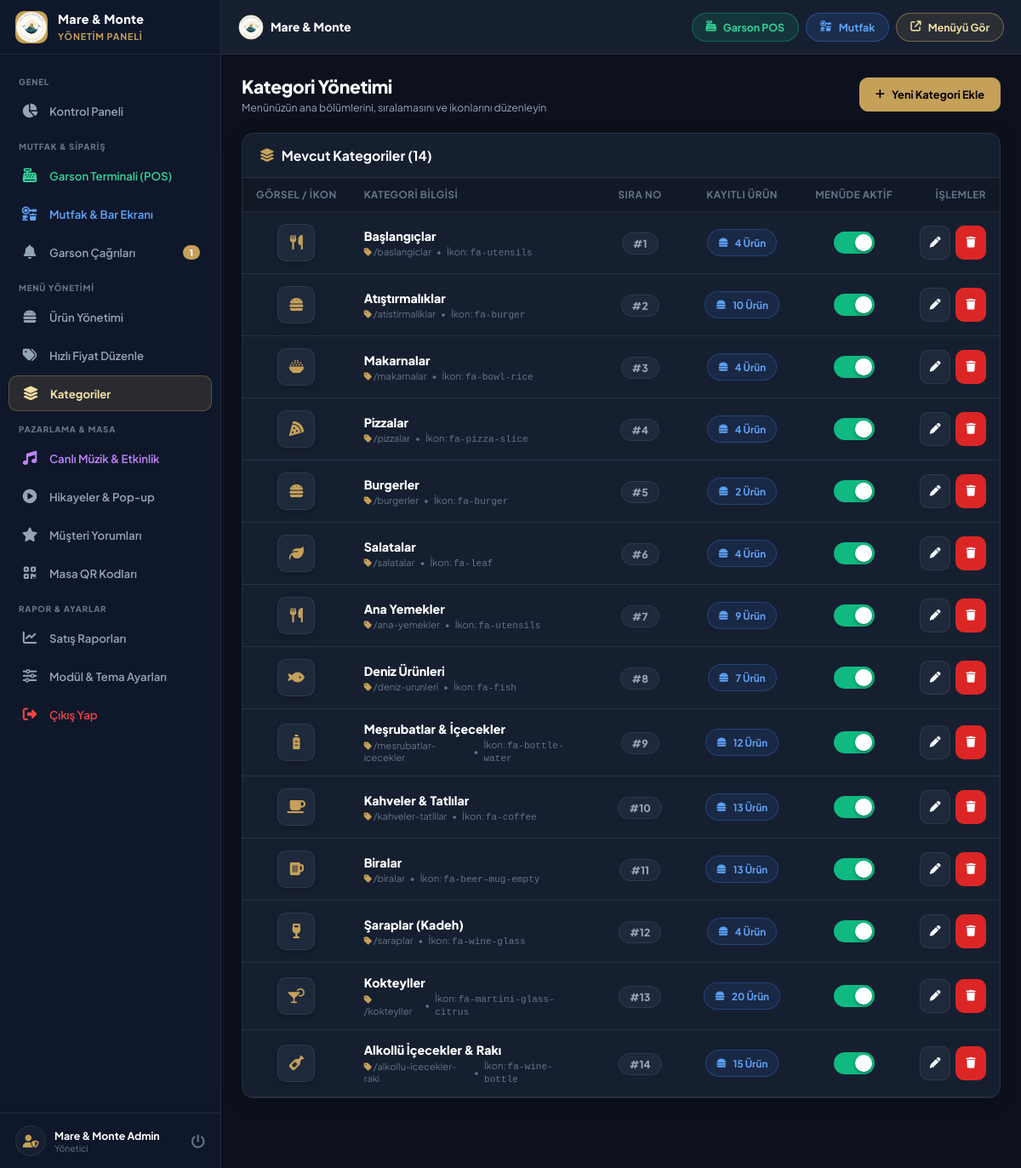
The app's page /admin/categories.php (signed in) with its own data.
### tables this page shows
CREATE TABLE categories (
        id INTEGER PRIMARY KEY AUTOINCREMENT,
        name VARCHAR(150) NOT NULL,
        slug VARCHAR(150),
        icon VARCHAR(100) DEFAULT 'utensils',
        image VARCHAR(255) DEFAULT '',
        name_en VARCHAR(150) DEFAULT '',
        name_ar VARCHAR(150) DEFAULT '',
        name_ru VARCHAR(150) DEFAULT '',
        name_de VARCHAR(150) DEFAULT '',
        sort_order INT DEFAULT 0,
        is_active INT DEFAULT 1,
        created_at DATETIME DEFAULT CURRENT_TIMESTAMP
    );

### admin/categories.php (the view, shortened to what this page needs)
<?php
require_once __DIR__ . '/header.php';
$stmt = $pdo->query("SELECT c.*, COUNT(p.id) as product_count FROM categories c LEFT JOIN products p ON c.id = p.category_id GROUP BY c.id ORDER BY c.sort_order ASC, c.id ASC");
$categories = $stmt->fetchAll();
?>
<div class="page-header">
    <div class="page-title">
        <h1>Kategori Yönetimi</h1>
        <p>Menünüzün ana bölümlerini, sıralamasını ve ikonlarını düzenleyin</p>
    </div>
    <button type="button" class="btn btn-primary" onclick="openCategoryModal()">
        <i class="fas fa-plus"></i> Yeni Kategori Ekle
    </button>
</div>
<div class="card">
    <div class="card-header">
        <h3 class="card-title"><i class="fas fa-layer-group" style="color:var(--primary);"></i> Mevcut Kategoriler (<?php echo count($categories); ?>)</h3>
    </div>
    <div class="card-body" style="padding: 0;">
        <div class="table-responsive desktop-table-view">
            <table class="admin-table">
                <thead>
                    <tr>
                        <th style="width: 70px; text-align: center;">Görsel / İkon</th>
                        <th style="min-width: 180px;">Kategori Bilgisi</th>
                        <th style="width: 100px; text-align: center;">Sıra No</th>
                        <th style="width: 140px; text-align: center;">Kayıtlı Ürün</th>
                        <th style="width: 120px; text-align: center;">Menüde Aktif</th>
                        <th style="width: 110px; text-align: right;">İşlemler</th>
                    </tr>
                </thead>
                <tbody>
                    <?php if (empty($categories)): ?>
                        <tr>
                            <td colspan="6" style="text-align: center; padding: 36px; color: var(--text-dim);">
                                Henüz kategori eklenmedi.
                            </td>
                        </tr>
                    <?php else: ?>
                        <?php foreach ($categories as $c): ?>
                            <tr id="row-category-<?php echo $c['id']; ?>">
                                <td style="text-align: center;">
                                    <?php if (!empty($c['image'])): ?>
                                        <div class="table-thumb" style="display:none;">
                                            <i class="fas fa-<?php echo htmlspecialchars($c['icon'] ?: 'utensils'); ?>"></i>
                                        </div>
                                    <?php else: ?>
                                        <div class="table-thumb">
                                            <i class="fas fa-<?php echo htmlspecialchars($c['icon'] ?: 'utensils'); ?>"></i>
                                        </div>
                                    <?php endif; ?>
                                </td>
                                <td>
                                    <div style="font-weight: 800; color: #fff; font-size: 0.95rem;">
                                        <?php echo htmlspecialchars($c['name']); ?>
                                    </div>
                                    <div style="font-size: 0.74rem; color: var(--text-dim); display: flex; align-items: center; gap: 6px; margin-top: 2px;">
                                        <span><i class="fas fa-tag" style="color:var(--primary); font-size:0.7rem;"></i> /<?php echo htmlspecialchars($c['slug']); ?></span>
                                        <span>•</span>
                                        <span>İkon: <code>fa-<?php echo htmlspecialchars($c['icon'] ?: 'utensils'); ?></code></span>
                                    </div>
                                </td>
                                <td style="text-align: center;">
                                    <span style="font-weight: 800; font-size: 0.82rem; color: var(--text-muted); background: var(--bg-input); padding: 4px 12px; border-radius: var(--radius-full); border: 1px solid var(--border);">
                                        #<?php echo (int)$c['sort_order']; ?>
                                    </span>
                                </td>
                                <td style="text-align: center;">
                                    <a href="products.php?category=<?php echo $c['id']; ?>" class="btn btn-secondary btn-sm" style="font-weight: 700; color: #60a5fa; border-color: rgba(59,130,246,0.3); background: rgba(59,130,246,0.1); border-radius: var(--radius-full); padding: 4px 12px; text-decoration: none;" title="Bu kategorideki ürünleri filtrele">
                                        <i class="fas fa-burger"></i> <?php echo (int)$c['product_count']; ?> Ürün
                                    </a>
                                </td>
                                <td style="text-align: center;">
                                    <label class="switch" title="Menüde Aktif / Pasif">
                                        <span class="slider"></span>
                                    </label>
                                </td>
                                <td style="text-align: right;">
                                    <div style="display: inline-flex; gap: 6px;">
                                        <button type="button" class="btn btn-secondary btn-icon" title="Düzenle" onclick='editCategory(<?php echo json_encode($c); ?>)'>
                                            <i class="fas fa-pen"></i>
                                        </button>
                                        <button type="button" class="btn btn-danger btn-icon btn-delete-item" title="Sil" data-type="category" data-id="<?php echo $c['id']; ?>" data-name="<?php echo htmlspecialchars($c['name']); ?>">
                                            <i class="fas fa-trash"></i>
                                        </button>
                                    </div>
                                </td>
                            </tr>
                        <?php endforeach; ?>
                    <?php endif; ?>
                </tbody>
            </table>
        </div>
    </div>
</div>
<?php require_once __DIR__ . '/footer.php'; ?>

### admin/header.php (shortened to what this page needs)
<?php
require_once __DIR__ . '/../database.php';
$currentPage = basename($_SERVER['PHP_SELF']);
$adminName = $_SESSION['admin_name'] ?? 'Yönetici';
try {
    $stmtCalls = $pdo->query("SELECT COUNT(*) FROM waiter_calls WHERE status = 'pending'");
    $pendingCallsCount = $stmtCalls->fetchColumn();
} catch (Exception $e) {
    $pendingCallsCount = 0;
    $pendingOrdersCount = 0;
}
?>
<!DOCTYPE html>
<html lang="tr">
<head>
    <link rel="stylesheet" href="https://cdnjs.cloudflare.com/ajax/libs/font-awesome/6.4.0/css/all.min.css">
    <link rel="stylesheet" href="../assets/css/admin.css?v=<?php echo time(); ?>">
</head>
<body>
    <aside class="admin-sidebar" id="adminSidebar">
        <div class="sidebar-header">
            <div class="sidebar-logo-icon">
                <img src="../assets/images/maremonte_logo.svg" alt="Mare & Monte">
            </div>
            <div class="sidebar-brand-text">
                <h2>Mare &amp; Monte</h2>
                <span>Yönetim Paneli</span>
            </div>
        </div>
        <nav class="sidebar-nav">
            <div class="nav-section-label">GENEL</div>
            <a href="index.php" class="nav-link <?php echo $currentPage === 'index.php' ? 'active' : ''; ?>">
                <i class="fas fa-chart-pie"></i>
                <span>Kontrol Paneli</span>
            </a>
            <div class="nav-section-label">MUTFAK & SİPARİŞ</div>
            <a href="pos.php" class="nav-link <?php echo $currentPage === 'pos.php' ? 'active' : ''; ?>" style="color: #34d399;">
                <i class="fas fa-cash-register"></i>
                <span>Garson Terminali (POS)</span>
            </a>
            <a href="kitchen.php" class="nav-link <?php echo $currentPage === 'kitchen.php' ? 'active' : ''; ?>" style="color: #60a5fa;">
                <i class="fas fa-kitchen-set"></i>
                <span>Mutfak & Bar Ekranı</span>
            </a>
            <a href="waiter-calls.php" class="nav-link <?php echo $currentPage === 'waiter-calls.php' ? 'active' : ''; ?>">
                <i class="fas fa-bell"></i>
                <span>Garson Çağrıları</span>
                <?php if ($pendingCallsCount > 0): ?>
                    <span class="nav-badge"><?php echo $pendingCallsCount; ?></span>
                <?php endif; ?>
            </a>
            <div class="nav-section-label">MENÜ YÖNETİMİ</div>
            <a href="products.php" class="nav-link <?php echo $currentPage === 'products.php' ? 'active' : ''; ?>">
                <i class="fas fa-burger"></i>
                <span>Ürün Yönetimi</span>
            </a>
            <a href="quick-price.php" class="nav-link <?php echo $currentPage === 'quick-price.php' ? 'active' : ''; ?>">
                <i class="fas fa-tags"></i>
                <span>Hızlı Fiyat Düzenle</span>
            </a>
            <a href="categories.php" class="nav-link <?php echo $currentPage === 'categories.php' ? 'active' : ''; ?>">
                <i class="fas fa-layer-group"></i>
                <span>Kategoriler</span>
            </a>
            <div class="nav-section-label">PAZARLAMA & MASA</div>
            <a href="events.php" class="nav-link <?php echo $currentPage === 'events.php' ? 'active' : ''; ?>" style="color:#c084fc;">
                <i class="fas fa-music"></i>
                <span>Canlı Müzik & Etkinlik</span>
            </a>
            <a href="stories.php" class="nav-link <?php echo $currentPage === 'stories.php' ? 'active' : ''; ?>">
                <i class="fas fa-circle-play"></i>
                <span>Hikayeler & Pop-up</span>
            </a>
            <a href="feedback.php" class="nav-link <?php echo $currentPage === 'feedback.php' ? 'active' : ''; ?>">
                <i class="fas fa-star"></i>
                <span>Müşteri Yorumları</span>
            </a>
            <a href="tables.php" class="nav-link <?php echo $currentPage === 'tables.php' ? 'active' : ''; ?>">
                <i class="fas fa-qrcode"></i>
                <span>Masa QR Kodları</span>
            </a>
            <div class="nav-section-label">RAPOR & AYARLAR</div>
            <a href="reports.php" class="nav-link <?php echo $currentPage === 'reports.php' ? 'active' : ''; ?>">
                <i class="fas fa-chart-line"></i>
                <span>Satış Raporları</span>
            </a>
            <a href="settings.php" class="nav-link <?php echo $currentPage === 'settings.php' ? 'active' : ''; ?>">
                <i class="fas fa-sliders"></i>
                <span>Modül & Tema Ayarları</span>
            </a>
            <a href="logout.php" class="nav-link" style="color: #ef4444;">
                <i class="fas fa-right-from-bracket"></i>
                <span>Çıkış Yap</span>
            </a>
        </nav>
        <div class="sidebar-footer">
            <div class="admin-profile">
                <div class="admin-avatar">
                    <i class="fas fa-user-shield"></i>
                </div>
                <div>
                    <div class="admin-name"><?php echo htmlspecialchars($adminName); ?></div>
                    <div class="admin-role">Yönetici</div>
                </div>
            </div>
            <a href="logout.php" title="Çıkış" style="color: var(--text-dim); text-decoration:none; font-size:1.1rem;">
                <i class="fas fa-power-off"></i>
            </a>
        </div>
    </aside>
    <div class="admin-main">
        <header class="admin-topbar">
            <div style="display:flex; align-items:center; gap:12px;">
                <div class="topbar-brand" style="display:flex; align-items:center; gap:8px;">
                    <img src="../assets/images/maremonte_logo.svg" style="width:30px; height:30px; border-radius:50%;" alt="Logo">
                    <span style="font-size:0.92rem; font-weight:800; color:#fff;">Mare &amp; Monte</span>
                </div>
            </div>
            <div class="topbar-actions" style="display:flex; align-items:center; gap:8px;">
                <a href="pos.php" class="btn-preview" style="background:rgba(16,185,129,0.15); border-color:rgba(16,185,129,0.4); color:#34d399;" title="Garson Terminali">
                    <i class="fas fa-cash-register"></i>
                    <span>Garson POS</span>
                </a>
                <a href="kitchen.php" class="btn-preview" style="background:rgba(59,130,246,0.15); border-color:rgba(59,130,246,0.4); color:#60a5fa;" title="Mutfak & Bar Ekranı">
                    <i class="fas fa-kitchen-set"></i>
                    <span>Mutfak</span>
                </a>
                <a href="../index.php" target="_blank" class="btn-preview" title="Müşteri Görünümü">
                    <i class="fas fa-arrow-up-right-from-square"></i>
                    <span>Menüyü Gör</span>
                </a>
            </div>
        </header>
        <main class="admin-content">

### admin/footer.php (shortened to what this page needs)
        </main>
    </div>
</body>
</html>

### records on screen
categories: name "Başlangıçlar", slug "baslangiclar", icon "utensils", sort_order "1", product_count "4"
categories: name "Atıştırmalıklar", slug "atistirmaliklar", icon "burger", sort_order "2", product_count "10"
categories: name "Makarnalar", slug "makarnalar", icon "bowl-rice", sort_order "3", product_count "4"
categories: name "Pizzalar", slug "pizzalar", icon "pizza-slice", sort_order "4", product_count "4"
categories: name "Burgerler", slug "burgerler", icon "burger", sort_order "5", product_count "2"
categories: name "Salatalar", slug "salatalar", icon "leaf", sort_order "6", product_count "4"
categories: name "Ana Yemekler", slug "ana-yemekler", icon "utensils", sort_order "7", product_count "9"
categories: name "Deniz Ürünleri", slug "deniz-urunleri", icon "fish", sort_order "8", product_count "7"
categories: name "Meşrubatlar & İçecekler", slug "mesrubatlar-icecekler", icon "bottle-water", sort_order "9", product_count "12"
categories: name "Kahveler & Tatlılar", slug "kahveler-tatlilar", icon "coffee", sort_order "10", product_count "13"
categories: name "Biralar", slug "biralar", icon "beer-mug-empty", sort_order "11", product_count "13"
categories: name "Şaraplar (Kadeh)", slug "saraplar", icon "wine-glass", sort_order "12", product_count "4"
categories: name "Kokteyller", slug "kokteyller", icon "martini-glass-citrus", sort_order "13", product_count "20"
categories: name "Alkollü İçecekler & Rakı", slug "alkollu-icecekler-raki", icon "wine-bottle", sort_order "14", product_count "15"

### other values on screen
$pendingCallsCount "1"
$adminName "Mare & Monte Admin"
count($categories) "14"
